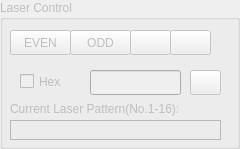
          <widget class="QGroupBox" name="SectionLaserControl">
           <property name="enabled">
            <bool>false</bool>
           </property>
           <property name="minimumSize">
            <size>
             <width>240</width>
             <height>148</height>
            </size>
           </property>
           <property name="maximumSize">
            <size>
             <width>240</width>
             <height>16777215</height>
            </size>
           </property>
           <property name="styleSheet">
            <string notr="true">QGroupBox:enabled{border-color:#66AAFF; border-width:2px}</string>
           </property>
           <property name="title">
            <string>Laser Control</string>
           </property>
           <widget class="QPushButton" name="evenLaserButton">
            <property name="geometry">
             <rect>
              <x>10</x>
              <y>30</y>
              <width>61</width>
              <height>25</height>
             </rect>
            </property>
            <property name="text">
             <string>EVEN</string>
            </property>
            <property name="checkable">
             <bool>true</bool>
            </property>
            <property name="autoExclusive">
             <bool>true</bool>
            </property>
           </widget>
           <widget class="QPushButton" name="oddLaserButton">
            <property name="geometry">
             <rect>
              <x>70</x>
              <y>30</y>
              <width>61</width>
              <height>25</height>
             </rect>
            </property>
            <property name="text">
             <string>ODD</string>
            </property>
            <property name="checkable">
             <bool>true</bool>
            </property>
            <property name="autoExclusive">
             <bool>true</bool>
            </property>
           </widget>
           <widget class="QPushButton" name="onAllLaserButton">
            <property name="geometry">
             <rect>
              <x>130</x>
              <y>30</y>
              <width>41</width>
              <height>25</height>
             </rect>
            </property>
            <property name="text">
             <string/>
            </property>
            <property name="icon">
             <iconset resource="resources.qrc">
              <normaloff>:/GUI_icons/lightON.png</normaloff>:/GUI_icons/lightON.png</iconset>
            </property>
            <property name="checkable">
             <bool>true</bool>
            </property>
            <property name="autoExclusive">
             <bool>true</bool>
            </property>
           </widget>
           <widget class="QPushButton" name="offAllLaserButton">
            <property name="geometry">
             <rect>
              <x>170</x>
              <y>30</y>
              <width>41</width>
              <height>25</height>
             </rect>
            </property>
            <property name="text">
             <string/>
            </property>
            <property name="icon">
             <iconset resource="resources.qrc">
              <normaloff>:/GUI_icons/lightOFF.png</normaloff>:/GUI_icons/lightOFF.png</iconset>
            </property>
            <property name="checkable">
             <bool>true</bool>
            </property>
            <property name="autoExclusive">
             <bool>true</bool>
            </property>
           </widget>
           <widget class="QLineEdit" name="hex4dLineEdit">
            <property name="enabled">
             <bool>false</bool>
            </property>
            <property name="geometry">
             <rect>
              <x>90</x>
              <y>70</y>
              <width>91</width>
              <height>25</height>
             </rect>
            </property>
           </widget>
           <widget class="QCheckBox" name="hex4dCheckBox">
            <property name="enabled">
             <bool>false</bool>
            </property>
            <property name="geometry">
             <rect>
              <x>20</x>
              <y>70</y>
              <width>61</width>
              <height>23</height>
             </rect>
            </property>
            <property name="text">
             <string>Hex</string>
            </property>
            <property name="autoExclusive">
             <bool>true</bool>
            </property>
           </widget>
           <widget class="QPushButton" name="setHex4dLaserButton">
            <property name="enabled">
             <bool>false</bool>
            </property>
            <property name="geometry">
             <rect>
              <x>190</x>
              <y>70</y>
              <width>31</width>
              <height>25</height>
             </rect>
            </property>
            <property name="text">
             <string/>
            </property>
            <property name="icon">
             <iconset resource="resources.qrc">
              <normaloff>:/GUI_icons/exec.png</normaloff>:/GUI_icons/exec.png</iconset>
            </property>
           </widget>
           <widget class="QLabel" name="CurrentLaserPattern_label">
            <property name="geometry">
             <rect>
              <x>10</x>
              <y>100</y>
              <width>221</width>
              <height>17</height>
             </rect>
            </property>
            <property name="text">
             <string>Current Laser Pattern(No.1-16):</string>
            </property>
           </widget>
           <widget class="QLabel" name="CurrentLaserPattern_value">
            <property name="geometry">
             <rect>
              <x>10</x>
              <y>120</y>
              <width>211</width>
              <height>20</height>
             </rect>
            </property>
            <property name="frameShape">
             <enum>QFrame::StyledPanel</enum>
            </property>
            <property name="text">
             <string/>
            </property>
            <property name="alignment">
             <set>Qt::AlignCenter</set>
            </property>
           </widget>
          </widget>
